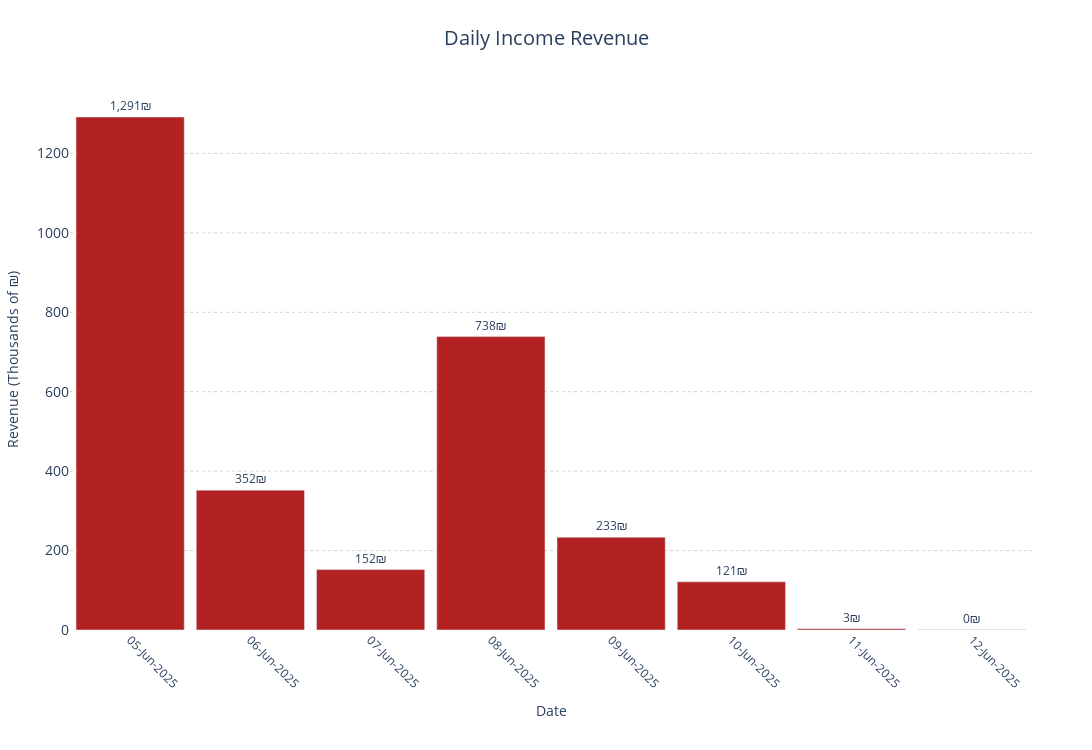

Write notebook code for a chart like this one.
### Code cell
def plot_daily_revenue_readable(df, font_size=12, y_shift=10):
    df = df.copy()

    # Ensure sale_date is datetime if needed
    if not pd.api.types.is_datetime64_any_dtype(df['sale_date']):
        df['sale_date'] = pd.to_datetime(df['sale_date'], errors='coerce')

    # Clean price column
    df = df[pd.to_numeric(df['price'], errors='coerce').notnull()]
    df['price'] = df['price'].astype(float)

    # Group by date only
    df['sale_date_only'] = df['sale_date'].dt.date

    daily = (
        df.groupby('sale_date_only')['price']
        .sum()
        .reset_index(name='Total_revenue')
        .sort_values('sale_date_only')
    )

    # Filter from June 5, 2025
    daily = daily[pd.to_datetime(daily['sale_date_only']) >= pd.to_datetime('2025-06-05')]

    # Divide by 1000
    daily['Total_revenue_thousands'] = daily['Total_revenue'] / 1000

    # Create period labels
    daily['period_label'] = pd.to_datetime(daily['sale_date_only']).dt.strftime('%d-%b-%Y')

    # Pre-create text annotations
    text_annotations = [f"{int(val):,}₪" for val in daily['Total_revenue_thousands']]

    # Plot
    fig = go.Figure()

    fig.add_trace(go.Bar(
        x=daily['period_label'],
        y=daily['Total_revenue_thousands'],
        name='Daily Revenue',
        marker_color='firebrick',
        text=text_annotations,
        textposition='outside',
        textfont=dict(size=font_size)
    ))

    # Layout
    fig.update_layout(
        title=dict(text='Daily Income Revenue', font=dict(size=20), x=0.5),
        xaxis=dict(
            title='Date',
            tickmode='array',
            tickvals=daily['period_label'],
            ticktext=daily['period_label'],
            tickangle=45,
            tickfont=dict(size=12)
        ),
        yaxis=dict(
            title='Revenue (Thousands of ₪)',
            tickfont=dict(size=14),
            gridcolor='lightgrey',
            griddash='dot'
        ),
        bargap=0.1,
        height=750,
        width=1400,
        margin=dict(l=60, r=60, t=90, b=120),
        plot_bgcolor='white',
        paper_bgcolor='white',
        showlegend=False
    )

    fig.show()

# Example call
plot_daily_revenue_readable(perc, font_size=12, y_shift=10)

### Figure 1 — Plotly figure (JSON) as saved in the notebook; plotly's stock layout.template omitted (floating-point values rounded to 4 significant figures)
{"data": [{"marker": {"color": "firebrick"}, "name": "Daily Revenue", "text": ["1,291₪", "352₪", "152₪", "738₪", "233₪", "121₪", "3₪", "0₪"], "textfont": {"size": 12}, "textposition": "outside", "type": "bar", "x": ["05-Jun-2025", "06-Jun-2025", "07-Jun-2025", "08-Jun-2025", "09-Jun-2025", "10-Jun-2025", "11-Jun-2025", "12-Jun-2025"], "y": [1292.0, 352.1, 152.1, 738.9, 233.6, 121.3, 3.36, 0.85]}], "layout": {"bargap": 0.1, "height": 750, "margin": {"b": 120, "l": 60, "r": 60, "t": 90}, "paper_bgcolor": "white", "plot_bgcolor": "white", "showlegend": false, "title": {"font": {"size": 20}, "text": "Daily Income Revenue", "x": 0.5}, "width": 1400, "xaxis": {"tickangle": 45, "tickfont": {"size": 12}, "tickmode": "array", "ticktext": ["05-Jun-2025", "06-Jun-2025", "07-Jun-2025", "08-Jun-2025", "09-Jun-2025", "10-Jun-2025", "11-Jun-2025", "12-Jun-2025"], "tickvals": ["05-Jun-2025", "06-Jun-2025", "07-Jun-2025", "08-Jun-2025", "09-Jun-2025", "10-Jun-2025", "11-Jun-2025", "12-Jun-2025"], "title": {"text": "Date"}}, "yaxis": {"gridcolor": "lightgrey", "griddash": "dot", "tickfont": {"size": 14}, "title": {"text": "Revenue (Thousands of ₪)"}}}}
